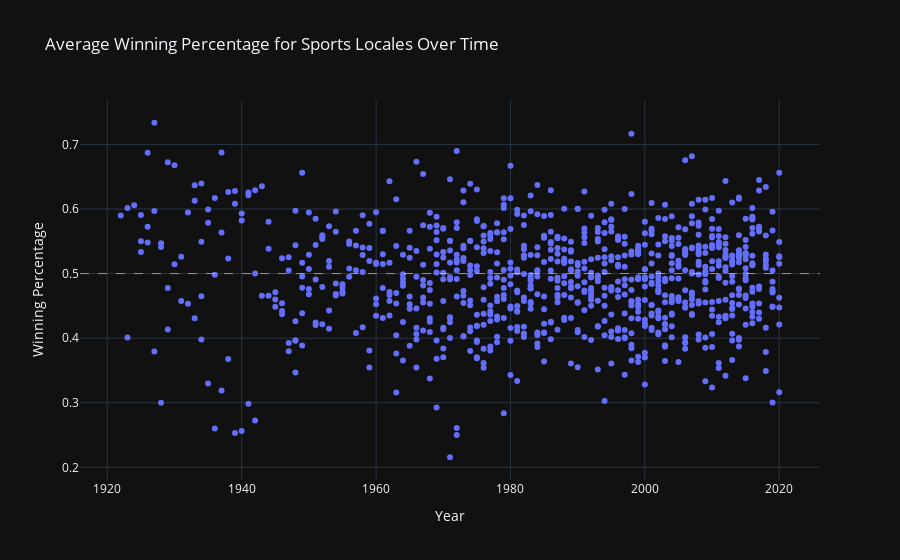

This figure's notebook cell:
### Code cell
blah = temp[temp.year>1950]
fig = go.Figure(go.Scatter(
    x = temp.year.tolist(),
    y = temp.win_pct.tolist(),
    text = temp.teams.tolist(),
    mode="markers",
    hovertemplate =
    '<br><b>Year</b>: %{x}<br>'+
    '<b>Winning Pct.</b>: %{y:.2f}<br>'+
    '%{text}' +
    '<extra></extra>')
    )
fig.update_layout(
    title="Average Winning Percentage for Sports Locales Over Time",
    xaxis_title="Year",
    yaxis_title="Winning Percentage",
    # legend_title="Legend Title",
    # font=dict(
    #     family="Courier New, monospace",
    #     size=18,
    #     color="RebeccaPurple"
    # )
)
fig.add_hline(y=.5, line_width=.5, line_dash="dash", line_color="white")
fig.write_html(os.path.join(output_dir,"season_scatter.html"))
fig.show()

### Figure 1 — Plotly figure (JSON) as saved in the notebook; plotly's stock layout.template omitted (floating-point values rounded to 4 significant figures; data arrays with more than 128 entries replaced by an {"elided": "..."} marker saying what was removed)
{"data": [{"hovertemplate": "<br><b>Year</b>: %{x}<br><b>Winning Pct.</b>: %{y:.2f}<br>%{text}<extra></extra>", "mode": "markers", "text": {"elided": "877 str values"}, "type": "scatter", "x": {"elided": "877 int values"}, "y": {"elided": "877 float values"}}], "layout": {"shapes": [{"line": {"color": "white", "dash": "dash", "width": 0.5}, "type": "line", "x0": 0, "x1": 1, "xref": "x domain", "y0": 0.5, "y1": 0.5, "yref": "y"}], "title": {"text": "Average Winning Percentage for Sports Locales Over Time"}, "xaxis": {"title": {"text": "Year"}}, "yaxis": {"title": {"text": "Winning Percentage"}}}}
